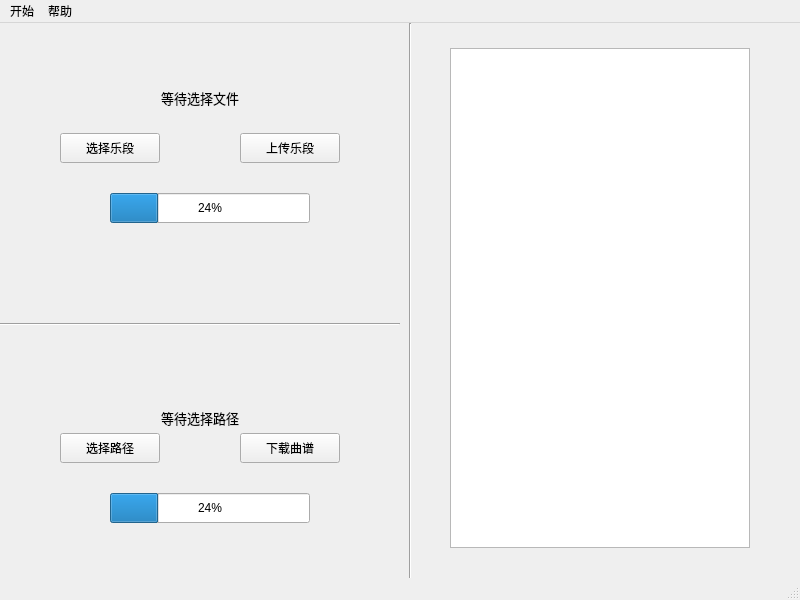
<?xml version="1.0" encoding="UTF-8"?>
<ui version="4.0">
 <class>MainWindow</class>
 <widget class="QMainWindow" name="MainWindow">
  <property name="geometry">
   <rect>
    <x>0</x>
    <y>0</y>
    <width>800</width>
    <height>600</height>
   </rect>
  </property>
  <property name="windowTitle">
   <string>FastAMT</string>
  </property>
  <widget class="QWidget" name="centralwidget">
   <widget class="Line" name="line">
    <property name="geometry">
     <rect>
      <x>400</x>
      <y>0</y>
      <width>20</width>
      <height>600</height>
     </rect>
    </property>
    <property name="orientation">
     <enum>Qt::Vertical</enum>
    </property>
   </widget>
   <widget class="QLabel" name="uploadLabel">
    <property name="geometry">
     <rect>
      <x>100</x>
      <y>50</y>
      <width>200</width>
      <height>50</height>
     </rect>
    </property>
    <property name="font">
     <font>
      <pointsize>10</pointsize>
     </font>
    </property>
    <property name="text">
     <string>等待选择文件</string>
    </property>
    <property name="alignment">
     <set>Qt::AlignCenter</set>
    </property>
   </widget>
   <widget class="Line" name="line_2">
    <property name="geometry">
     <rect>
      <x>0</x>
      <y>300</y>
      <width>400</width>
      <height>3</height>
     </rect>
    </property>
    <property name="orientation">
     <enum>Qt::Horizontal</enum>
    </property>
   </widget>
   <widget class="QProgressBar" name="uploadProgressBar">
    <property name="geometry">
     <rect>
      <x>110</x>
      <y>170</y>
      <width>200</width>
      <height>30</height>
     </rect>
    </property>
    <property name="value">
     <number>24</number>
    </property>
   </widget>
   <widget class="QLabel" name="downloadLabel">
    <property name="geometry">
     <rect>
      <x>100</x>
      <y>370</y>
      <width>200</width>
      <height>50</height>
     </rect>
    </property>
    <property name="font">
     <font>
      <pointsize>10</pointsize>
     </font>
    </property>
    <property name="text">
     <string>等待选择路径</string>
    </property>
    <property name="alignment">
     <set>Qt::AlignCenter</set>
    </property>
   </widget>
   <widget class="QProgressBar" name="downloadProgressBar">
    <property name="geometry">
     <rect>
      <x>110</x>
      <y>470</y>
      <width>200</width>
      <height>30</height>
     </rect>
    </property>
    <property name="value">
     <number>24</number>
    </property>
   </widget>
   <widget class="QPushButton" name="upPushButton">
    <property name="geometry">
     <rect>
      <x>240</x>
      <y>110</y>
      <width>100</width>
      <height>30</height>
     </rect>
    </property>
    <property name="text">
     <string>上传乐段</string>
    </property>
   </widget>
   <widget class="QPushButton" name="upSelectButton">
    <property name="geometry">
     <rect>
      <x>60</x>
      <y>110</y>
      <width>100</width>
      <height>30</height>
     </rect>
    </property>
    <property name="text">
     <string>选择乐段</string>
    </property>
   </widget>
   <widget class="QPushButton" name="downSelectButton">
    <property name="geometry">
     <rect>
      <x>60</x>
      <y>410</y>
      <width>100</width>
      <height>30</height>
     </rect>
    </property>
    <property name="text">
     <string>选择路径</string>
    </property>
   </widget>
   <widget class="QPushButton" name="downPushButton">
    <property name="geometry">
     <rect>
      <x>240</x>
      <y>410</y>
      <width>100</width>
      <height>30</height>
     </rect>
    </property>
    <property name="text">
     <string>下载曲谱</string>
    </property>
   </widget>
   <widget class="QTextBrowser" name="textBrowser">
    <property name="geometry">
     <rect>
      <x>450</x>
      <y>25</y>
      <width>300</width>
      <height>500</height>
     </rect>
    </property>
   </widget>
  </widget>
  <widget class="QMenuBar" name="menubar">
   <property name="geometry">
    <rect>
     <x>0</x>
     <y>0</y>
     <width>800</width>
     <height>26</height>
    </rect>
   </property>
   <widget class="QMenu" name="menu">
    <property name="statusTip">
     <string>开始工作</string>
    </property>
    <property name="title">
     <string>开始</string>
    </property>
    <widget class="QMenu" name="menu_2">
     <property name="statusTip">
      <string>识谱菜单</string>
     </property>
     <property name="title">
      <string>识谱</string>
     </property>
     <addaction name="action_3"/>
    </widget>
    <widget class="QMenu" name="menu_3">
     <property name="statusTip">
      <string>改谱菜单</string>
     </property>
     <property name="title">
      <string>改谱</string>
     </property>
     <addaction name="action_VHV"/>
    </widget>
    <addaction name="menu_2"/>
    <addaction name="menu_3"/>
    <addaction name="actionExit"/>
   </widget>
   <widget class="QMenu" name="menu_4">
    <property name="title">
     <string>帮助</string>
    </property>
    <addaction name="action_5"/>
    <addaction name="action_6"/>
   </widget>
   <addaction name="menu"/>
   <addaction name="menu_4"/>
  </widget>
  <widget class="QStatusBar" name="statusbar"/>
  <action name="actionupload">
   <property name="text">
    <string>上传</string>
   </property>
  </action>
  <action name="actionstart_local">
   <property name="text">
    <string>start local VHV</string>
   </property>
  </action>
  <action name="action_3">
   <property name="text">
    <string>上传新文件</string>
   </property>
   <property name="statusTip">
    <string>点击以选取新的要识谱的mp3文件</string>
   </property>
  </action>
  <action name="action_VHV">
   <property name="text">
    <string>启动本地VHV服务器</string>
   </property>
   <property name="statusTip">
    <string>点击以在本地服务器上启动**kern曲谱编辑器</string>
   </property>
  </action>
  <action name="action_4">
   <property name="text">
    <string>打包</string>
   </property>
   <property name="statusTip">
    <string/>
   </property>
  </action>
  <action name="action_5">
   <property name="text">
    <string>关于</string>
   </property>
   <property name="statusTip">
    <string>点击以了解关于信息</string>
   </property>
  </action>
  <action name="action_6">
   <property name="text">
    <string>操作说明</string>
   </property>
   <property name="statusTip">
    <string>点击以学习如何使用本软件</string>
   </property>
  </action>
  <action name="actionExit">
   <property name="text">
    <string>退出</string>
   </property>
  </action>
 </widget>
 <resources/>
 <connections/>
</ui>
